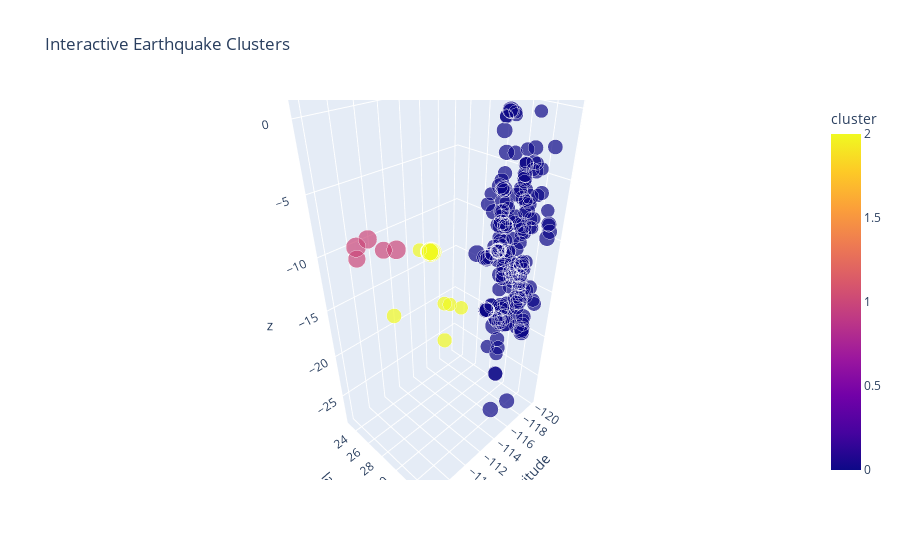

The cell this chart's notebook holds for it:
### Code cell
visualize_3d(data, 'cluster')

### Figure 1 — Plotly figure (JSON) as saved in the notebook; plotly's stock layout.template omitted (floating-point values rounded to 4 significant figures; data arrays with more than 128 entries replaced by an {"elided": "..."} marker saying what was removed)
{"data": [{"customdata": {"elided": "224x2 str values"}, "hovertemplate": "longitude=%{x}<br>latitude=%{y}<br>z=%{z}<br>mag=%{marker.size}<br>id=%{customdata[0]}<br>place=%{customdata[1]}<br>cluster=%{marker.color}<extra></extra>", "legendgroup": "", "marker": {"color": {"elided": "224 int values"}, "coloraxis": "coloraxis", "size": {"elided": "224 float values"}, "sizemode": "area", "sizeref": 0.014, "symbol": "circle"}, "mode": "markers", "name": "", "scene": "scene", "showlegend": false, "type": "scatter3d", "x": {"elided": "224 float values"}, "y": {"elided": "224 float values"}, "z": {"elided": "224 float values"}}], "layout": {"coloraxis": {"colorbar": {"title": {"text": "cluster"}}, "colorscale": [[0, "#0d0887"], [0.1111, "#46039f"], [0.2222, "#7201a8"], [0.3333, "#9c179e"], [0.4444, "#bd3786"], [0.5556, "#d8576b"], [0.6667, "#ed7953"], [0.7778, "#fb9f3a"], [0.8889, "#fdca26"], [1, "#f0f921"]]}, "legend": {"itemsizing": "constant", "tracegroupgap": 0}, "scene": {"aspectmode": "data", "domain": {"x": [0, 1], "y": [0, 1]}, "xaxis": {"title": {"text": "longitude"}}, "yaxis": {"title": {"text": "latitude"}}, "zaxis": {"title": {"text": "z"}}}, "title": {"text": "Interactive Earthquake Clusters"}}}
